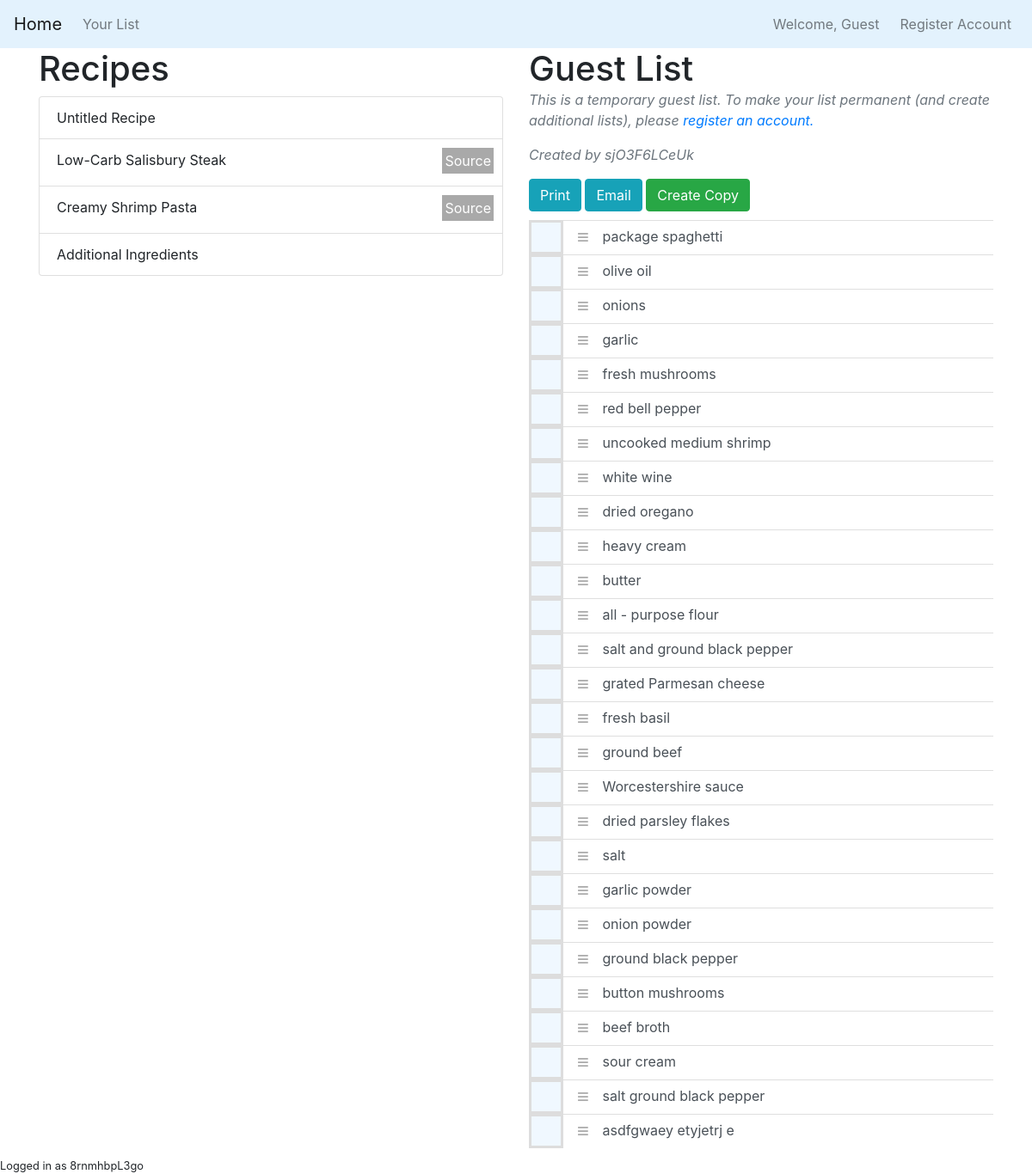
The app's page /list/8FMNM5Rci34 (signed in) with its own data.
### grocerylistapp/models.py (models this page shows, shortened)
class User(db.Model, UserMixin):
    id = db.Column(db.Integer, primary_key=True)
    username = db.Column(db.String(20), unique=True, nullable=False)
    email = db.Column(db.String(120), unique=True, nullable=False)
    email_validated = db.Column(db.Boolean, default=False)
    password = db.Column(db.String(60), nullable=False)
    temporary = db.Column(db.Boolean, default=False)  # determines if user account is temporary (for guest users)
    checklists = db.relationship('CompiledList', backref='user', lazy=True)  # the user's grocery lists

class RecipeList(db.Model):
    id = db.Column(db.Integer, primary_key=True)  # the primary key
    name = db.Column(db.String, nullable=False)  # name for recipe (from url)
    hex_name = db.Column(db.String(20), unique=True, nullable=False)  # name for database #TODO use hex_id() function
    hex_color = db.Column(db.String(6), nullable=False)  # randomly generated color for use in lists
    image_file = db.Column(db.String(20), nullable=False, default='default.jpg')  # image for list
    recipe_url = db.Column(db.String(200))
    compiled_list = db.Column(db.ForeignKey('compiled_list.id'))    # the id of the compiled list
    lines = db.relationship('RawLine', backref='rlist', lazy=True)  # the lines of the list

class CompiledList(db.Model):
    id = db.Column(db.Integer, primary_key=True)    # the primary key
    name = db.Column(db.String(20), nullable=False, default="Unnamed List")  # user created name, optional
    hex_name = db.Column(db.String(20), unique=True, nullable=False)  # name for database #TODO use hex_id() function
    lines = db.relationship('CleanedLine', backref='list', lazy=True)  # cleaned lines for the list
    recipes = db.relationship('RecipeList', backref='complist', lazy=True)  # all recipes that are in the compiled list
    user_id = db.Column(db.ForeignKey('user.id'), nullable=False)  # the id of the user who made the list

class CleanedLine(db.Model):
    id = db.Column(db.Integer, primary_key=True)   # the primary key
    index_in_list = db.Column(db.Integer)  # index in the grocery list (for requests) TODO: create this automatically
    hex_id = db.Column(db.String(8), default=get_hex_id, nullable=False, unique=True) # hex identifier for requests
    amount = db.Column(db.Float)    # the amount of ingredient (optional)
    measurement = db.Column(db.String(20))  # the measurement of the amount (optional)
    ingredient = db.Column(db.String(100), nullable=False)  # the ingredient (required)
    checked = db.Column(db.Boolean, default=False)  # whether or not the item is checked off the list
    comp_list = db.Column(db.Integer, db.ForeignKey('compiled_list.id'))
    raw_lines = db.relationship('RawLine', backref='cleaned_line', lazy=True)   # the ingredient lines that were cleaned

### grocerylistapp/checklist/routes.py (the view)
@checklist.route('/list/<string:hex_name>', methods=['GET', 'POST'])
def compiled_list(hex_name):
    recipe_form = RecipeURLForm(prefix="recipe")
    custom_recipe_form = CustomRecipeForm(prefix="custom-recipe")
    export_to_pdf_form = ExportToPDFForm(prefix="export-pdf")
    export_to_email_form = ExportToEmailForm(prefix="email")
    comp_list = CompiledList.query.filter_by(hex_name=hex_name).first_or_404()
    list_lines = CleanedLine.query.filter_by(list=comp_list).all()
    sort_list(list_lines)
    user_is_owner = current_user.id == comp_list.user_id
    creator = current_user if user_is_owner else User.query.get(comp_list.user_id)
    recipe_list = RecipeList.query.filter_by(complist=comp_list).all()
    if recipe_form.validate_on_submit():
        new_recipe = create_recipe_from_url(recipe_form.url.data)
        return redirect(url_for('recipe.clean_recipe', list_name=hex_name, new_recipe=new_recipe.hex_name))
    if custom_recipe_form.validate_on_submit():
        new_recipe = create_recipe_from_text("Untitled Recipe", custom_recipe_form.recipe_lines.data)
        new_recipe.complist = comp_list
        return redirect(url_for('recipe.clean_recipe', list_name=comp_list.hex_name, new_recipe=new_recipe.hex_name))
    if export_to_email_form.validate_on_submit():
        email_list(export_to_email_form.email.data, comp_list, list_lines, recipe_list)
        flash('Email sent successfully!', 'success')
        return redirect(url_for('list.compiled_list', hex_name=hex_name))
    list_lines = [CompiledIngredientLine(line) for line in list_lines]
    recipe_list.reverse()
    grocery_lists = CompiledList.query.filter_by(user_id=current_user.id)
    return render_template('list_page.html', grocery_lists=grocery_lists, comp_list=comp_list,
                           list_lines=list_lines, recipe_form=recipe_form,
                           recipe_list=recipe_list, custom_recipe_form=custom_recipe_form,
                           export_to_pdf_form=export_to_pdf_form, export_to_email_form=export_to_email_form,
                           user_is_owner=user_is_owner, creator=creator)

### grocerylistapp/checklist/utils.py (called while the page is built)
def sort_list(list_lines):
    def sort_by_index(e):
        print(e.index_in_list)
        return e.index_in_list
    list_lines.sort(key=sort_by_index)

### grocerylistapp/models.py (called while the page is built)
@login_manager.user_loader
def load_user(user_id):
    print(user_id)
    return User.query.get(user_id)

### grocerylistapp/templates/list_page.html (shortened to what this page needs)
{% extends 'layout.html' %}
{% block content %}
    <div class="row">
      <div class="col-md-6">
        <h1> Recipes </h1>
          <div id="recipe-list" class="list-group">
              {% for recipe in recipe_list %}
                <div role="button" class="recipe-button list-group-item">
                    {{recipe.name}}
                    {% if recipe.recipe_url %}
                        <a href={{recipe.recipe_url}} target="_blank" class="source-button well">Source</a>
                    {% endif %}
                </div>
              {% endfor %}
          </div>
      </div>
      <div class="col-md-6">
          <div id="complist-name-div">
              <h1 id="complist-name">{{ comp_list.name }}</h1>
          </div>
          {% if current_user.temporary %}
          <div>
              <p class="font-italic text-muted">This is a temporary guest list. To make your list permanent (and create additional lists), please
                  <a href="{{ url_for('account.register') }}">register an account.</a>
              </p>
          </div>
          {% endif %}
          {% if not user_is_owner %}
          <div>
              <p class="font-italic text-muted">Created by {{creator.username}}</p>
          </div>
          {% endif %}
          <div id="list-tool-panel">
              <button data-toggle="modal" data-target="#printModal" class="btn btn-info">Print</button>
              <button data-toggle="modal" data-target="#exportModal" class="btn btn-info">Email</button>
              {% if not user_is_owner %}
              <a href="{{url_for('checklist.copy_list', hex_name=comp_list.hex_name)}}" class="btn btn-success">Create Copy</a>
              {% endif %}
          </div>
            <div class="list-group list-group-root " id="compiled-list">
                {% for line in list_lines %}
                <div id="full-{{line.hex_id}}" class="full-line">
                    <label id="label-{{line.hex_id}}" class="recipe-label">
                        <span class="recipe-checkbox"></span>
                    </label>
                    <div id="line-{{line.hex_id}}" class="recipe-line">
                    <a href="#{{line.ingredient_id}}" class="list-group-item list-group-item-action recipe-list" data-toggle="collapse" aria-expanded="false" role="button">
                        <button id=drag-{{line.hex_id}} class="drag-button" {% if not user_is_owner%}disabled{% endif %}>&#8801</button>
                        <span class="ingredient-name">
                            {{ line.ingredient }}
                        </span>
                    </a>
                    </div>
                </div>
                {% endfor %}
            </div>
      </div>
    </div>
{% endblock content %}

### grocerylistapp/templates/layout.html (shortened to what this page needs)
<!DOCTYPE html>
<html lang="en">
<head>
    <link rel="stylesheet" href="https://stackpath.bootstrapcdn.com/bootstrap/4.4.1/css/bootstrap.min.css">
    <link rel="stylesheet" href="{{url_for('static', filename='main.css')}}">
</head>
<body>
<nav class="navbar navbar-light navbar-expand-sm" style="background-color: #e3f2fd;">
    <a class="navbar-brand" href="{{ url_for('main.home') }}">Home</a>
        <div class="collapse navbar-collapse" id="myNavbar">
            <ul class="nav navbar-nav">
                {% if current_user.is_authenticated %}
                    {% if not current_user.temporary %}
                        {% if grocery_lists %}
                            <li class="nav-item dropdown">
                                <a class="nav-link" data-toggle="dropdown" href="#" role="button">
                                    My Lists
                                </a>
                                <div class="dropdown-menu">
                                    {% for list in grocery_lists %}
                                        <a class="nav-link dropdown-item" id="link-{{list.hex_name}}" href="{{url_for('checklist.compiled_list', hex_name=list.hex_name)}}">{{ list.name }} ({{ list.hex_name }})</a>
                                    {% endfor %}
                                </div>
                            </li>
                        {% endif %}
                        <li class="nav-item"><a class="nav-link" href="{{ url_for('checklist.create_list_page') }}">Create New List</a></li>
                    {% else %}
                        <li class="nav-item"><a class="nav-link" href="{{ url_for('checklist.compiled_list', hex_name=grocery_lists[0].hex_name) }}">Your List</a></li>
                    {% endif %}
            </ul>
                <ul class="navbar-nav ml-auto">
                    <li class="nav-item navbar-text mr-3">Welcome, {{current_user.username if not current_user.temporary else "Guest"}}</li>
                    {% if current_user.temporary %}
                        <li class="nav-item"><a class="nav-link" href="{{ url_for('account.register') }}">Register Account</a></li>
                    {% else %}
                        <li class="nav-item"><a class="nav-link" href="{{ url_for('account.settings') }}">Settings</a></li>
                        <li class="nav-item"><a class="nav-link" href="{{ url_for('account.logout') }}">Logout</a></li>
                    {% endif %}
                {% endif %}
            </ul>
        </div>
</nav>
<div class="container" role="main">
    {% block content %}{% endblock %}
    {% if current_user.is_authenticated%}
    <small class="fixed-bottom">Logged in as {{current_user.username}}</small>
    {% endif %}
</div>
</body>
</html>

### grocerylistapp/static/main.css (style rules this page uses)
a[data-toggle="collapse"] { position: relative; }
.list-group.list-group-root { padding: 0; overflow: hidden; }
.list-group.list-group-root .list-group-item { border-radius: 0; border-width: 1px 0 0 0; }
.recipe-list { height: 40px; }
.drag-button { border: none; color: darkgray; outline: none; background-color: transparent; position: relative; right: 10px; bottom: 12px; font-size: x-large; z-index: 1; }
.ingredient-name { position: relative; bottom: 15px; right: 5px; }
.recipe-line { position: relative; top: -30px; left: 40px; vertical-align: top; }
.recipe-checkbox { background-color: aliceblue; border: 3px solid #ddd; width: 40px; height: 40px; display: block; cursor: pointer; }
.recipe-label { display: block; cursor: pointer; width: 30px; height: 30px; margin: 0px; }
.full-line:not(:first-child) { margin-top:-30px; }
#complist-name { display: inline; }
.source-button { float: right; background-color: darkgray; color: white; padding: 3px; position: relative; bottom: 2px; left: 10px; margin: 0px; }
#list-tool-panel { padding-bottom: 10px; }

### records on screen
User: temporary "Guest", username "8rnmhbpL3go"
RecipeList: name "Untitled Recipe"
RecipeList: name "Low-Carb Salisbury Steak"
RecipeList: name "Creamy Shrimp Pasta"
RecipeList: name "Additional Ingredients"
CompiledList: name "Guest List"
User: username "sjO3F6LCeUk"
CleanedLine: ingredient "package spaghetti"
CleanedLine: ingredient "olive oil"
CleanedLine: ingredient "onions"
CleanedLine: ingredient "garlic"
CleanedLine: ingredient "fresh mushrooms"
CleanedLine: ingredient "red bell pepper"
CleanedLine: ingredient "uncooked medium shrimp"
CleanedLine: ingredient "white wine"
CleanedLine: ingredient "dried oregano"
CleanedLine: ingredient "heavy cream"
CleanedLine: ingredient "butter"
CleanedLine: ingredient "all - purpose flour"
CleanedLine: ingredient "salt and ground black pepper"
CleanedLine: ingredient "grated Parmesan cheese"
CleanedLine: ingredient "fresh basil"
CleanedLine: ingredient "ground beef"
CleanedLine: ingredient "Worcestershire sauce"
CleanedLine: ingredient "dried parsley flakes"
CleanedLine: ingredient "salt"
CleanedLine: ingredient "garlic powder"
CleanedLine: ingredient "onion powder"
CleanedLine: ingredient "ground black pepper"
CleanedLine: ingredient "button mushrooms"
CleanedLine: ingredient "beef broth"
CleanedLine: ingredient "sour cream"
CleanedLine: ingredient "salt ground black pepper"
CleanedLine: ingredient "asdfgwaey etyjetrj e"
